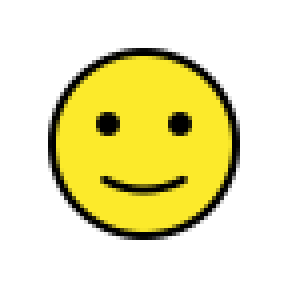
#> input picture 1F642.png, 72 x 72 px (shown 4 times larger)
$ jupyter execute --allow-errors Untitled.ipynb   (shell and % lines are left out)
#> lines starting #> are read from the running program, lines starting #| are printed output that depends on the picture
[cell 1]
import os
import matplotlib.pyplot as plt
from matplotlib import cm
import numpy as np
from PIL import Image, ImageDraw

[cell 2]
#Download Data

[cell 3]
if not os.path.exists("Download"):
    !mkdir Download
    #!mv Downloads Download
    !unzip Downloads -d Download

[cell 4]
Emojis_Dict = [{'name':'happy', 'file_name':'1F642.png'},
               {'name':'sad', 'file_name':'1F630.png'},
               {'name':'cool', 'file_name':'1F60E.png'},
              ]

[cell 5]
for i in Emojis_Dict:
    png_file = Image.open(os.path.join(i['file_name'])).convert('RGBA')
#> png_file is the input picture: PIL image 72x72 RGBA; mean R, G, B, A 114.2, 135.4, 60.2, 88.9
    png_file.load()
    new_file = Image.new("RGB", png_file.size, (255, 255, 255))
#> new_file: PIL image 72x72 RGB; every value is 255
    new_file.paste(png_file, mask=png_file.split()[3])
    i['image'] = new_file

[cell 6]
#plt.figure(figsize=(9,9))
for i, d in enumerate(Emojis_Dict):
    #print(d['name'] + d['file_name'])
    plt.subplot(3,1,i+1)
    plt.imshow(plt.imread(d['file_name']))
    plt.xlabel(d['name'])
    plt.xticks([])
    plt.yticks([])
    plt.show()

[cell 7]
def create_example():
    class_id = np.random.randint(0, 3)
    image = np.ones((200, 200, 3))*255
    np1 = np.array(image)
    emojis = np.array(Emojis_Dict[class_id]['image'])
    # [11 lines of commented-out code are left out]


    row = np.random.randint(0, 128)
    col = np.random.randint(0, 128)
    np1[row:row+72, col:col+72, :] = emojis
    return np1.astype('uint8'), class_id, row+10, col+10

[cell 8]
image, class_id, row, col= create_example()
print(row, col)
plt.imshow(image)
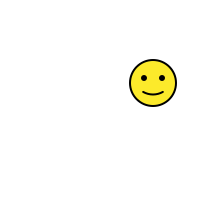
#> shown: shape (200, 200, 3); mean R, G, B 252.4, 251.8, 245

[cell 9]
def plot_Bounding_Box(image, ground_truth_bbx, predicted_bbx=None):
    gt_row, gt_col = ground_truth_bbx
    im = Image.fromarray(image)
    draw = ImageDraw.Draw(im)
    draw.rectangle(xy = (gt_col, gt_row, gt_col+52, gt_row+52),
               outline = 'green',
               width = 3)
    if predicted_bbx:
        try:
            pr_row, pr_col = predicted_bbx
            draw.rectangle(xy = (pr_col, pr_row, pr_col+52, pr_row+52),
               outline = 'red',
               width = 3)
        except:
            print('Enter both of the row and column')

    #draw = ImageDraw.Draw(im)
    #draw.line((0, 0) + im.size, fill=128)
    #image.imshow()
    return im

[cell 10]
im = plot_Bounding_Box(image, [row, col])
plt.title(Emojis_Dict[class_id]['name'])
plt.imshow(im)

[cell 11]
def data_generator(batch_size=16):
    x_batch = np.zeros((batch_size, 200, 200, 3))
    y_batch = np.zeros((batch_size, 9))
    bbox_batch = np.zeros((batch_size, 2))

    for i in range(0, batch_size):
        image, class_id, row, col= create_example()
        x_batch[i] = image
        y_batch[i, class_id] = 1.0
        bbox_batch[i] = np.array([row, col])
    yield {'image': x_batch}, {'class_out': y_batch, 'box_out': bbox_batch}

[cell 12]
for i in data_generator(2):
    example, label = i
    image = example['image'][0]
    target = np.argmax(label['class_out'][0])
    row, col = label['box_out'][0]
    image = plot_Bounding_Box(image.astype('uint8'), [row, col])
#> this loop made 1 pass
#> pass 1, in plot_Bounding_Box (call 2), `im = Image.fromarray(image)`:
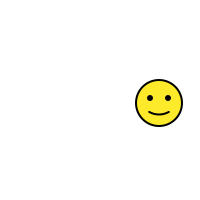
#> im: PIL image 200x200 RGB; mean R, G, B 252.4, 251.8, 245
plt.imshow(image)
plt.title(Emojis_Dict[target]['name'])
plt.show()
